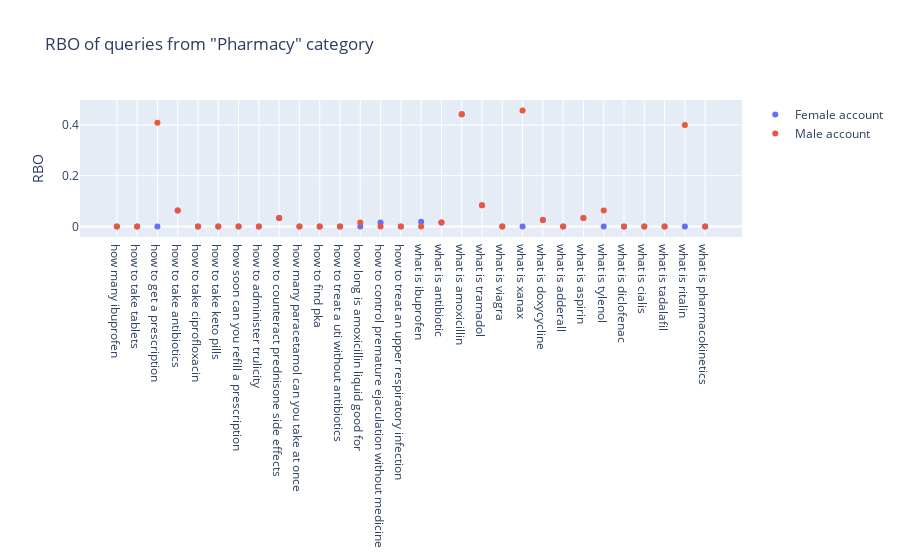

The cell this chart's notebook holds for it:
### Markdown cell above
### 'Pharmacy' queries

### Code cell
all_queries['rbo_man'] = res_man 
all_queries['rbo_woman'] = res_woman 
all_queries

layout = go.Layout(
    title=go.layout.Title(
            text='RBO of queries from "Pharmacy" category'),
    yaxis=go.layout.YAxis(
        title=go.layout.yaxis.Title(
            text='RBO'))
)

fig = go.Figure(layout=layout)

fig.add_scatter(x=all_queries['Pharmacy'], y=all_queries['rbo_woman'], mode='markers', name='Female account')
fig.add_scatter(x=all_queries['Pharmacy'], y=all_queries['rbo_man'], mode='markers', name='Male account', )

fig.show()

### Figure 1 — Plotly figure (JSON) as saved in the notebook; plotly's stock layout.template omitted (floating-point values rounded to 4 significant figures)
{"data": [{"mode": "markers", "name": "Female account", "type": "scatter", "x": ["how many ibuprofen", "how to take tablets", "how to get a prescription", "how to take antibiotics", "how to take ciprofloxacin", "how to take keto pills", "how soon can you refill a prescription", "how to administer trulicity", "how to counteract prednisone side effects", "how many paracetamol can you take at once", "how to find pka", "how to treat a uti without antibiotics", "how long is amoxicillin liquid good for", "how to control premature ejaculation without medicine", "how to treat an upper respiratory infection", "what is ibuprofen", "what is antibiotic", "what is amoxicillin", "what is tramadol", "what is viagra", "what is xanax", "what is doxycycline", "what is adderall", "what is aspirin", "what is tylenol", "what is diclofenac", "what is cialis", "what is tadalafil", "what is ritalin", "what is pharmacokinetics"], "y": [0, 0, 0, 0.0625, 0, 0, 0, 0, 0.03348, 0, 0, 0, 0, 0.01562, 0, 0.01786, 0.01562, 0.4417, 0.08333, 0, 0, 0.025, 0, 0.03348, 0, 0, 0, 0, 0, 0]}, {"mode": "markers", "name": "Male account", "type": "scatter", "x": ["how many ibuprofen", "how to take tablets", "how to get a prescription", "how to take antibiotics", "how to take ciprofloxacin", "how to take keto pills", "how soon can you refill a prescription", "how to administer trulicity", "how to counteract prednisone side effects", "how many paracetamol can you take at once", "how to find pka", "how to treat a uti without antibiotics", "how long is amoxicillin liquid good for", "how to control premature ejaculation without medicine", "how to treat an upper respiratory infection", "what is ibuprofen", "what is antibiotic", "what is amoxicillin", "what is tramadol", "what is viagra", "what is xanax", "what is doxycycline", "what is adderall", "what is aspirin", "what is tylenol", "what is diclofenac", "what is cialis", "what is tadalafil", "what is ritalin", "what is pharmacokinetics"], "y": [0, 0, 0.4088, 0.0625, 0, 0, 0, 0, 0.03348, 0, 0, 0, 0.01562, 0, 0, 0, 0.01562, 0.4417, 0.08333, 0, 0.4565, 0.025, 0, 0.03348, 0.0625, 0, 0, 0, 0.4, 0]}], "layout": {"autosize": true, "title": {"text": "RBO of queries from \"Pharmacy\" category"}, "xaxis": {"autorange": true, "range": [-1.809, 30.81], "type": "category"}, "yaxis": {"autorange": true, "range": [-0.03344, 0.4899], "title": {"text": "RBO"}, "type": "linear"}}}
